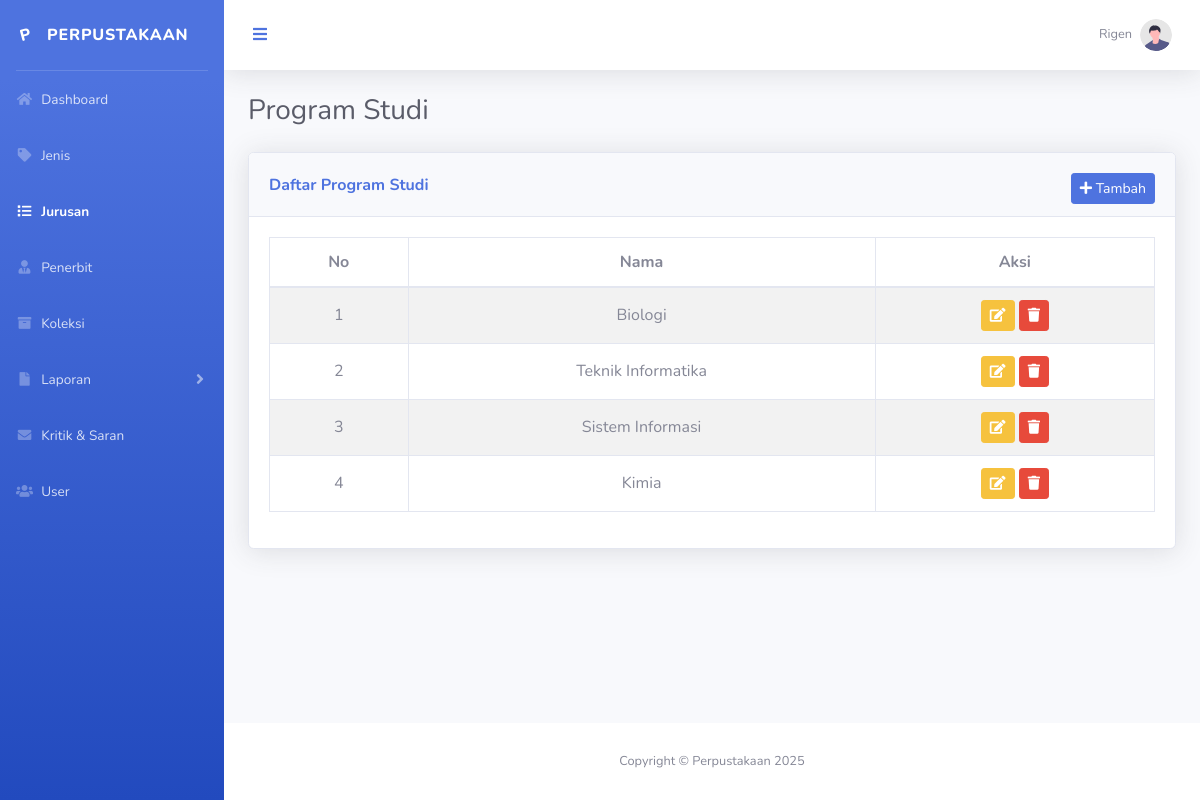
Screenshot of /admin/jurusan/index.php (signed in) with the database file from the repository.
### tables this page shows
CREATE TABLE IF NOT EXISTS `jurusan` (
  `id` char(36) NOT NULL,
  `nama` varchar(255) NOT NULL,
  PRIMARY KEY (`id`)
);

### connection.php (called while the page is built, shortened)
<?php
$base_url    = 'http://localhost/perpustakaan-main';

### admin/jurusan/index.php (the view)
<?php
require '../layouts/header.php';
$nomor   = 1;
$jurusan = mysqli_query($conn, "SELECT * FROM jurusan");
?>
   <div class="container-fluid">
      <h1 class="h3 mb-2 text-gray-800">Program Studi</h1>
      <div class="card shadow mb-4 mt-4">
         <div class="card-header">
            <div class="mt-2 font-weight-bold text-primary">
               Daftar Program Studi
               <span class="float-right">
                  <a href="<?= $base_url . '/admin/jurusan/tambah.php'; ?>" class="btn btn-primary btn-sm"><i class="fas fa-plus"></i> Tambah</a>
               </span>
            </div>
         </div>
         <div class="card-body">
            <div class="table-responsive">
               <table id="datatable" class="table table-bordered table-hover table-striped" width="100%">
                  <thead>
                     <tr class="text-center">
                        <th>No</th>
                        <th>Nama</th>
                        <th>Aksi</th>
                     </tr>
                  </thead>
                  <tbody>
                     <?php while($row = mysqli_fetch_assoc($jurusan)) { ?>
                        <tr class="text-center">
                           <td class="align-middle"><?= $nomor; ?></td>
                           <td class="align-middle"><?= $row['nama']; ?></td>
                           <td class="align-middle">
                              <a href="<?= $base_url . '/admin/jurusan/edit.php?id=' . $row['id']; ?>" title="Edit" class="btn btn-warning btn-sm"><i class="fas fa-edit"></i></a>
                              <a href="<?= $base_url . '/admin/jurusan/hapus.php?id=' . $row['id']; ?>" title="Hapus" class="btn btn-danger btn-sm" onclick="return confirm('Anda yakin ingin menghapus data ini?');"><i class="fas fa-trash"></i></a>
                           </td>
                        </tr>
                     <?php $nomor++; } ?>
                  </tbody>
               </table>
            </div>
         </div>
      </div>
   </div>
</div>
<?php require '../layouts/footer.php'; ?>

### rows the page displays
jurusan: nama "Biologi"
jurusan: nama "Teknik Informatika"
jurusan: nama "Sistem Informasi"
jurusan: nama "Kimia"

### other values shown
$_SESSION['bo_nama'] "Rigen"
